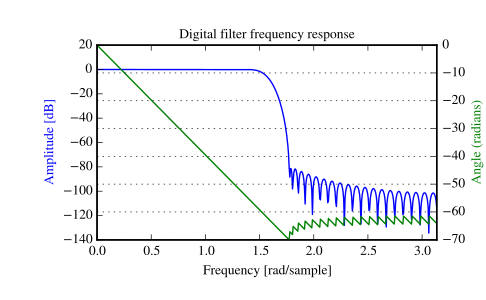

Source code (Python):
from scipy import signal
b = signal.firwin(80, 0.5, window=('kaiser', 8))
w, h = signal.freqz(b)

import matplotlib.pyplot as plt
fig = plt.figure()
plt.title('Digital filter frequency response')
ax1 = fig.add_subplot(111)

plt.plot(w, 20 * np.log10(abs(h)), 'b')
plt.ylabel('Amplitude [dB]', color='b')
plt.xlabel('Frequency [rad/sample]')

ax2 = ax1.twinx()
angles = np.unwrap(np.angle(h))
plt.plot(w, angles, 'g')
plt.ylabel('Angle (radians)', color='g')
plt.grid()
plt.axis('tight')
plt.show()
